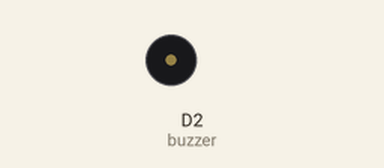
This sketch was run on a simulated ESP8266 (NodeMCU). Parts: buzzer (waves = sounding, pin HIGH).

Above: at 1.6 s.
At 5.42 s:
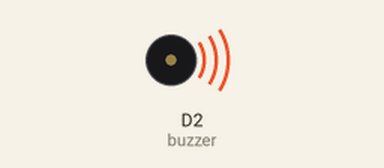
Timing chart, 0 to 6.0 s (numbered marks = the images above):
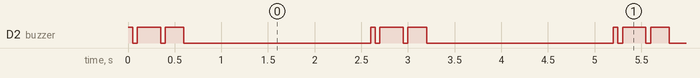

Measured:
- by itself, D2 (buzzer): repeats every 2.6 s: LOW 0.05 s, HIGH 0.25 s, LOW 0.05 s, HIGH 0.20 s, LOW 2.0 s, HIGH 0.05 s
- by itself, everything shown: repeats every 2.6 s, in 4 steps

The sketch:

BUZZER.ino
```cpp
int buzzer = D2;

void setup() {
  // put your setup code here, to run once:
  pinMode(buzzer, OUTPUT);
}

void loop() {
  // put your main code here, to run repeatedly:
  buzz();
  delay(2000);

}

void buzz(){
  digitalWrite(buzzer, HIGH);
  delay(50);
  digitalWrite(buzzer, LOW);
  delay(50);
  digitalWrite(buzzer, HIGH);
  delay(50);
  digitalWrite(buzzer, LOW);
  digitalWrite(buzzer, HIGH);
  delay(200);
  digitalWrite(buzzer, LOW);
  delay(50);
  digitalWrite(buzzer, HIGH);
  delay(200);
  digitalWrite(buzzer, LOW);
}
```
